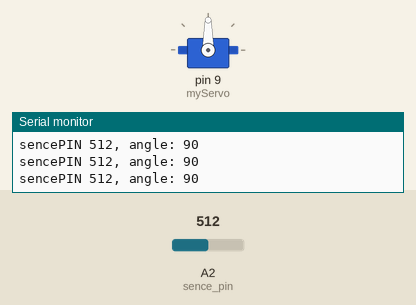
The sketch below on a simulated Arduino Uno, built with avr-gcc and run on an emulated ATmega328P. On the bench: servo, the last lines printed to the serial monitor. The test bench sets the inputs (shaded band); at power-on: A2 (sence_pin) = 512.

Above: at 1.2 s.
1.3 s: A2 (sence_pin) set to 551
At 2.5 s:
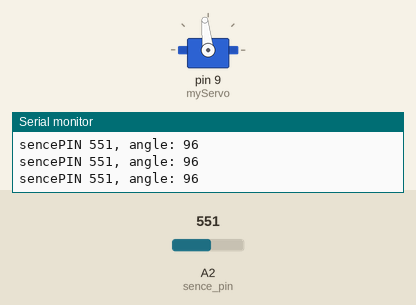
4.3 s: A2 (sence_pin) set to 583
At 5.4 s:
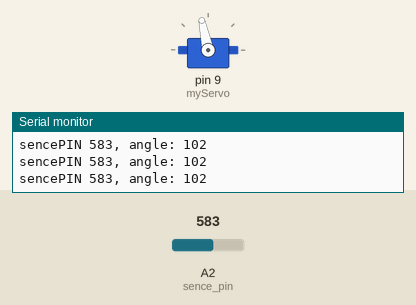
5.8 s: A2 (sence_pin) set to 306
At 6.1 s:
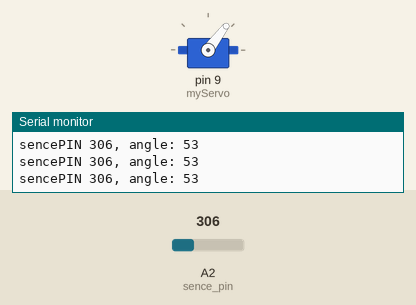
7.3 s: A2 (sence_pin) set to 110
At 8.5 s:
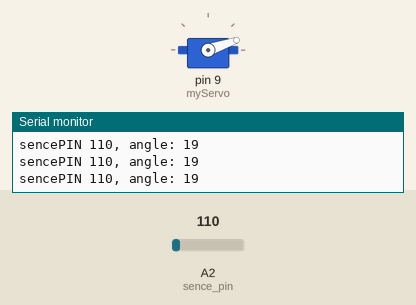
8.8 s: A2 (sence_pin) set to 89
At 10.1 s:
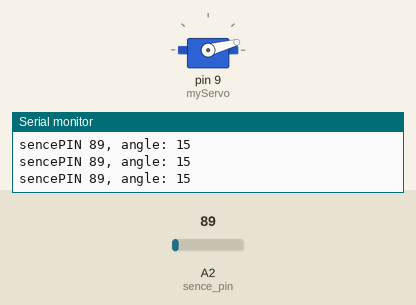
11.8 s: A2 (sence_pin) set to 716
At 12.3 s:
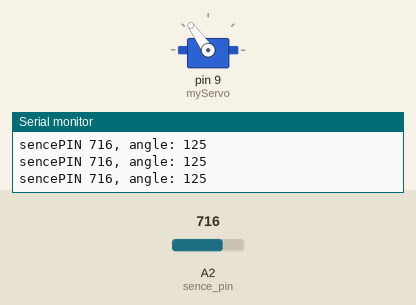
Timing chart, 0 to 14.3 s (numbered marks = the images above; inputs shaded):
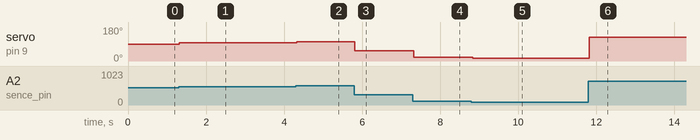

Measured:
- after the input at 1.3 s, servo on pin 9 (myServo): 90° → 96° at once
- after the input at 4.3 s, servo on pin 9 (myServo): 96° → 102° at once
- after the input at 5.8 s, servo on pin 9 (myServo): 102° → 53° at once
- after the input at 7.3 s, servo on pin 9 (myServo): 53° → 19° at once
- after the input at 8.8 s, servo on pin 9 (myServo): 19° → 15° at once
- after the input at 11.8 s, servo on pin 9 (myServo): 15° → 125° at once

The sketch:

digitalServo.ino
```cpp
/*
Date :              03-09-22
By                  Maderdash
Connect two 10 k resistors to pin A2
Then we connect a switch to each one.

GND---[10k]---PIN_A2---[10k]---5V
--\---[switch]------\-----[switch]--\

*/

#include <Servo.h>                // We add a library to oiur code.

Servo myServo;                    // We create a servo named myServo

#define sence_pin A2              //The pin we want to read the value on.
int analog_reading   = 0;         //This will be the raw value gatherd from the pin.
int angle            = 0;         // This will be the angle that we want to move the servo to.

void setup() {
  myServo.attach(9);              //Assighning the servo to pin 9.
  Serial.begin(9600);             //Starting the serial
}

void loop() {
  // Read the pin.
  analog_reading = analogRead(sence_pin);
  //Print the value of the pin.
  Serial.print("sencePIN ");
  Serial.print(analog_reading);
  //Change the value to an angle from 0- 180 deg.
  angle = map(analog_reading, 0, 1024, 0, 180);
  //Print the angle we are useing now.
  Serial.print(", angle: ");
  Serial.println(angle);
  //Send the angle to the servo.
  myServo.write(angle);
  delay(15);
}
```
